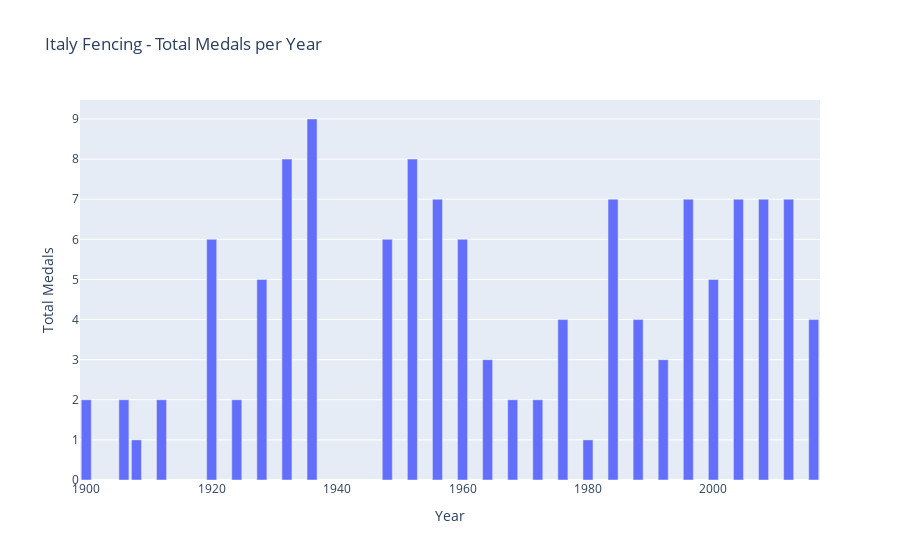

Write notebook code for a chart like this one.
### Code cell
medals_by_type_fen = (
    fencing_unique_medals
    .pivot_table(
        index="Year",
        columns="Medal",
        values="ID",      # bara för count
        aggfunc="count",
        fill_value=0
    )
    .reset_index()
)
# Beräkna totala medaljer per år
medals_type_cols = [c for c in medals_by_type_fen.columns if c in ["Gold", "Silver", "Bronze"]]
medals_by_type_fen["Total"] = medals_by_type_fen[medals_type_cols].sum(axis=1)

fig_fenc_medal = px.bar(
    medals_by_type_fen,
    x="Year",
    y="Total",
    title="Italy Fencing - Total Medals per Year",
    labels={"Total": "Total Medals"}
)
fig_fenc_medal.show()

### Figure 1 — Plotly figure (JSON) as saved in the notebook; plotly's stock layout.template omitted (floating-point values rounded to 4 significant figures)
{"data": [{"hovertemplate": "Year=%{x}<br>Total Medals=%{y}<extra></extra>", "legendgroup": "", "marker": {"color": "#636efa", "pattern": {"shape": ""}}, "name": "", "orientation": "v", "showlegend": false, "textposition": "auto", "type": "bar", "x": [1900, 1906, 1908, 1912, 1920, 1924, 1928, 1932, 1936, 1948, 1952, 1956, 1960, 1964, 1968, 1972, 1976, 1980, 1984, 1988, 1992, 1996, 2000, 2004, 2008, 2012, 2016], "xaxis": "x", "y": [2, 2, 1, 2, 6, 2, 5, 8, 9, 6, 8, 7, 6, 3, 2, 2, 4, 1, 7, 4, 3, 7, 5, 7, 7, 7, 4], "yaxis": "y"}], "layout": {"barmode": "relative", "legend": {"tracegroupgap": 0}, "title": {"text": "Italy Fencing - Total Medals per Year"}, "xaxis": {"anchor": "y", "domain": [0, 1], "title": {"text": "Year"}}, "yaxis": {"anchor": "x", "domain": [0, 1], "title": {"text": "Total Medals"}}}}
